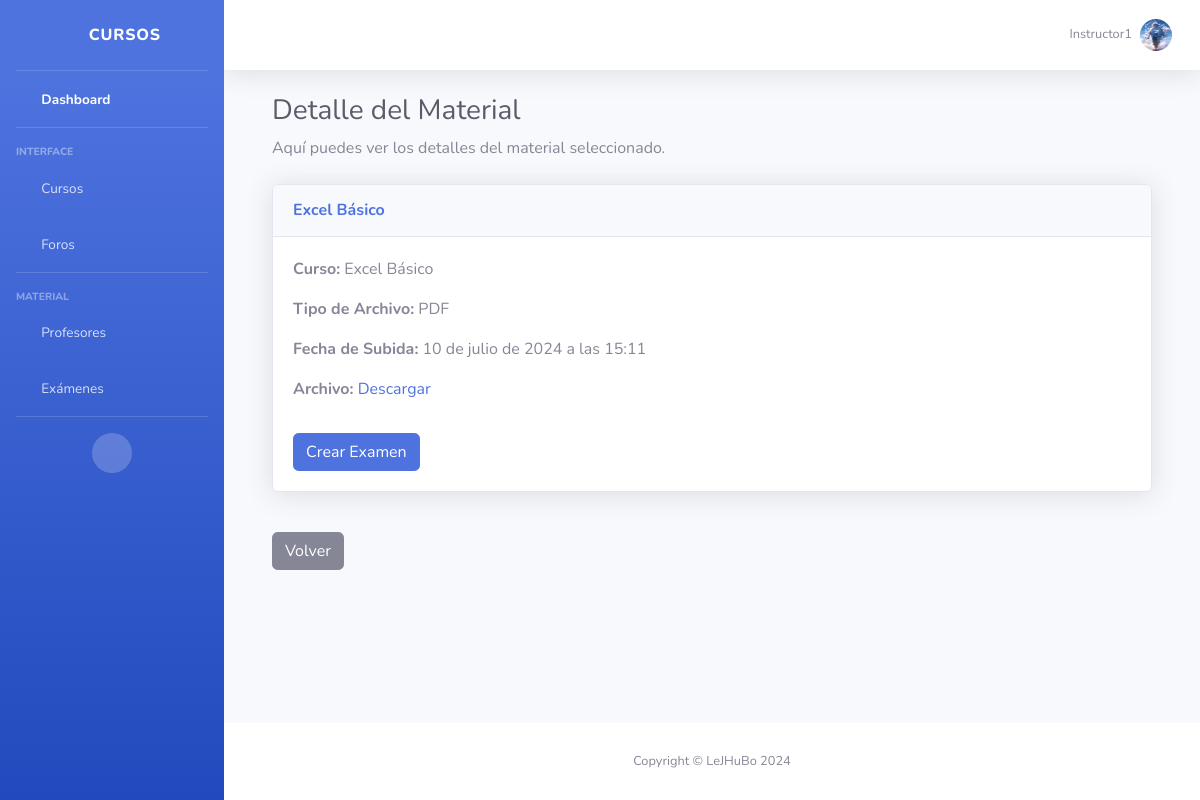
The app's page /materials/1/ (signed in), older data.
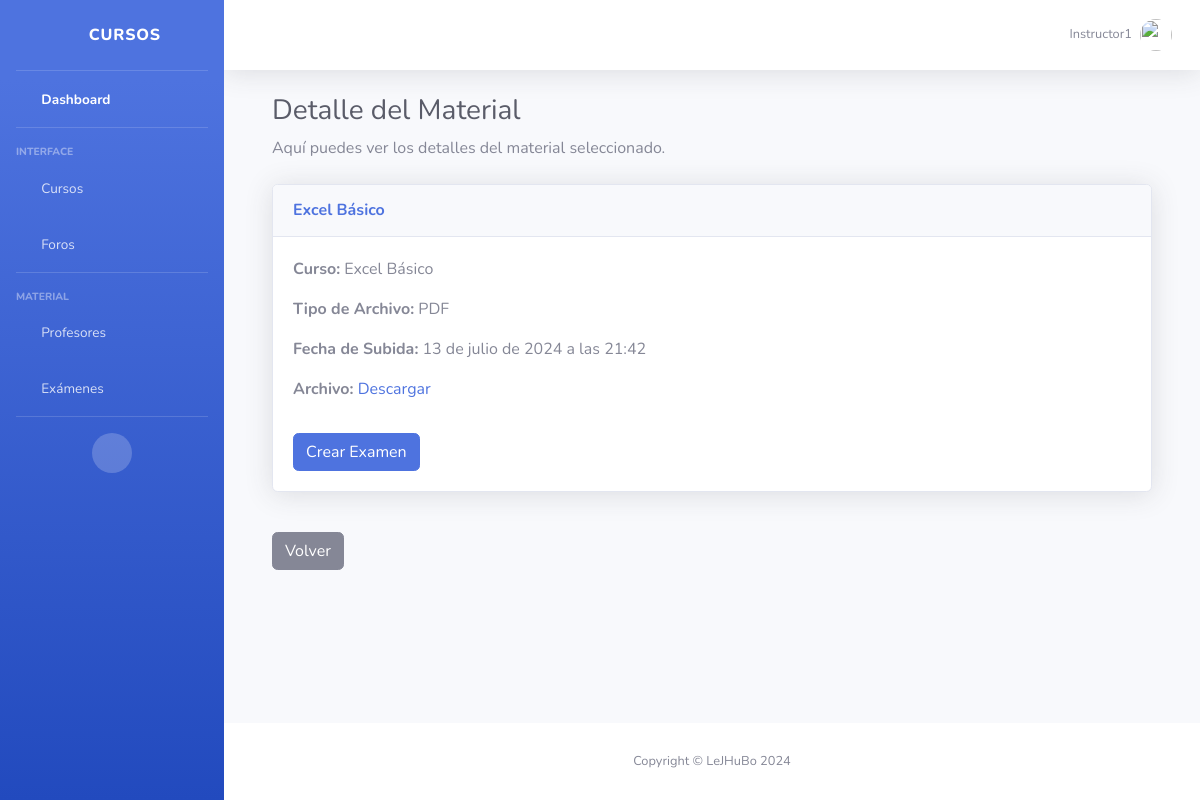
The same page, newer data.
### courses/models.py (models this page shows, shortened)
class User(AbstractUser):
    ROLE_CHOICES = (
        ('student', 'Student'),
        ('instructor', 'Instructor'),
        ('admin', 'Admin'),
    )
    role = models.CharField(max_length=10, choices=ROLE_CHOICES, default='student')
    groups = models.ManyToManyField(Group, related_name='custom_user_set')
    user_permissions = models.ManyToManyField(Permission, related_name='custom_user_set')
    profile_picture = models.ImageField(upload_to='profile_pictures/', null=True, blank=True)
    objects = UserManager()

class Material(models.Model):
    title = models.CharField(max_length=200)
    course = models.ForeignKey(Course, on_delete=models.CASCADE, related_name='materials')
    file_type = models.CharField(max_length=50)
    uploaded_at = models.DateTimeField(auto_now_add=True)
    file = models.FileField(upload_to='materials/', blank=True, null=True)
    video_url = models.URLField(max_length=200, blank=True, null=True)

class Course(models.Model):
    title = models.CharField(max_length=200)
    description = models.TextField()
    start_date = models.DateField()
    end_date = models.DateField()
    instructor = models.ForeignKey(User, on_delete=models.CASCADE, limit_choices_to={'role': 'instructor'})
    image = models.ImageField(upload_to='course_images/', null=True, blank=True)
    video_url = models.URLField(blank=True, null=True)

### courses/views.py (the view, shortened to what this page needs)
# urls.py: path('materials/<int:pk>/', views.MaterialDetailView.as_view(), name='material_detail'),
class MaterialDetailView(LoginRequiredMixin, StudentAccessMixin, UserPassesTestMixin, DetailView):
    model = Material
    template_name = 'material/material_detail.html'
    context_object_name = 'material'
    def test_func(self):
        material = self.get_object()
        return self.request.user == material.course.instructor or self.request.user.is_superuser

### courses/templates/material/material_detail.html (shortened to what this page needs)
{% extends 'index.html' %} {% block title %}Detalle del Material{% endblock %} {% block content %}
<div class="container-fluid">
    <h1 class="h3 mb-2 text-gray-800">Detalle del Material</h1>
    <p class="mb-4">Aquí puedes ver los detalles del material seleccionado.</p>
    <div class="card shadow mb-4">
        <div class="card-header py-3">
            <h6 class="m-0 font-weight-bold text-primary">{{ material.title }}</h6>
        </div>
        <div class="card-body">
            <p><strong>Curso:</strong> {{ material.course.title }}</p>
            <p><strong>Tipo de Archivo:</strong> {{ material.file_type }}</p>
            <p><strong>Fecha de Subida:</strong> {{ material.uploaded_at }}</p>
            {% if material.file %}
            <p><strong>Archivo:</strong> <a href="{{ material.file.url }}" download>Descargar</a></p>
            {% endif %}
            {% if user.is_authenticated and user.role == 'instructor' and material.course.instructor == user %}
            <a href="{% url 'crear_examen' material.course.id %}" class="btn btn-primary mt-3">Crear Examen</a> {% endif %}
        </div>
    </div>
    <a href="{% url 'material_list' %}" class="btn btn-secondary mt-3">Volver</a>
</div>
{% endblock %}

### courses/templates/index.html (shortened to what the changed rows need)
{% load static %}
<!DOCTYPE html>
<html lang="en">
<head>
    <link href="{% static 'vendor/fontawesome-free/css/all.min.css' %}" rel="stylesheet" type="text/css">
    <link href="{% static 'css/sb-admin-2.min.css' %}" rel="stylesheet">
</head>
<body id="page-top">
    <div id="wrapper">
        <div id="content-wrapper" class="d-flex flex-column">
            <div id="content">
                <nav class="navbar navbar-expand navbar-light bg-white topbar mb-4 static-top shadow">
                    <ul class="navbar-nav ml-auto">
                        <li class="nav-item dropdown no-arrow">
                            <a class="nav-link dropdown-toggle" href="#" id="userDropdown" role="button" data-toggle="dropdown" aria-haspopup="true" aria-expanded="false">
                                <span class="mr-2 d-none d-lg-inline text-gray-600 small">{{ user.username }}</span> {% if user.profile_picture %}
                                <img class="img-profile rounded-circle" src="{{ user.profile_picture.url }}"> {% else %}
                                <img class="img-profile rounded-circle" src="{% static 'img/undraw_profile.svg' %}"> {% endif %}
                            </a>
                        </li>
                    </ul>
                </nav>
                <div class="container-fluid">
                    {% block content %}{% endblock %}
                </div>
            </div>
        </div>
    </div>
</body>
</html>

Row changes from the older to the newer data that the page shows:
changed User "Instructor1": profile_picture: picture removed
changed Material "Excel Básico": uploaded_at "10 de julio de 2024 a las 15:11" → "13 de julio de 2024 a las 21:42"
